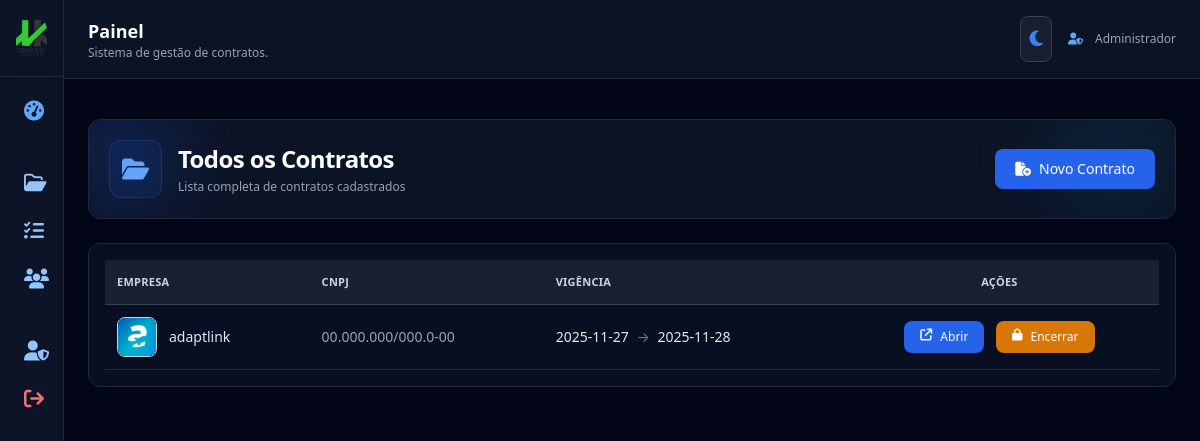
/contracts (signed in), run on the app's committed database.
### app.py (models this page shows, shortened)
class User(UserMixin, db.Model):
    id = db.Column(db.Integer, primary_key=True)
    name = db.Column(db.String(120))
    email = db.Column(db.String(120), unique=True)
    password = db.Column(db.String(255))
    role = db.Column(db.String(20))  # admin / colaborador

class Contract(db.Model):
    id = db.Column(db.Integer, primary_key=True)
    company_id = db.Column(db.Integer, db.ForeignKey("company.id"))
    description = db.Column(db.Text)
    start_date = db.Column(db.String(20))
    end_date = db.Column(db.String(20))
    status = db.Column(db.String(20), default="ativo")
    company = db.relationship("Company")

class Company(db.Model):
    __tablename__ = "company"
    id = db.Column(db.Integer, primary_key=True)
    name = db.Column(db.String(120), nullable=False)
    cnpj = db.Column(db.String(20), nullable=False)
    created_at = db.Column(db.DateTime, default=datetime.utcnow)
    active = db.Column(db.Boolean, default=True)
    logo = db.Column(db.String(255), nullable=True)

### app.py (the view)
@app.route("/contracts")
@login_required
def lista_contratos():
    contracts = Contract.query.all()
    return render_template("contracts.html", contracts=contracts)

### app.py (called while the page is built, shortened)
@login_manager.user_loader
def load_user(user_id):
    return User.query.get(int(user_id))

@app.before_request
def criar_admin_automatico():
    admin = User.query.filter_by(email="admin@admin.com").first()

### templates/contracts.html (shortened to what this page needs)
{% extends "base.html" %}
{% block content %}
<section class="mb-6 relative">
  <div class="rounded-xl p-5
              bg-white/60 dark:bg-slate-900/80
              shadow-lg
              border border-slate-300 dark:border-slate-800
              backdrop-blur-xl overflow-hidden relative">
    <div class="absolute -top-8 -left-8 w-32 h-32
                bg-blue-400/10 dark:bg-blue-600/20 blur-2xl rounded-full"></div>
    <div class="relative flex items-center justify-between">
      <div class="flex items-center gap-4">
        <div class="p-3 bg-blue-500/10 dark:bg-blue-600/10 rounded-xl border border-blue-300/40 dark:border-blue-500/20">
          <i class="fa-solid fa-folder-open text-blue-600 dark:text-blue-400 text-2xl"></i>
        </div>
        <div>
          <h1 class="text-2xl font-bold text-slate-800 dark:text-white tracking-tight">
            Todos os Contratos
          </h1>
          <p class="text-xs mt-1 text-slate-600 dark:text-slate-400">
            Lista completa de contratos cadastrados
          </p>
        </div>
      </div>
      <button onclick="abrirModalContrato()"
        class="px-5 py-2.5 bg-blue-600 hover:bg-blue-700 text-white
               rounded-lg shadow flex items-center gap-2 text-sm transition">
        <i class="fa-solid fa-file-circle-plus"></i> Novo Contrato
      </button>
    </div>
  </div>
</section>
<div class="rounded-xl shadow-xl border
            border-slate-300 dark:border-slate-800
            bg-white/70 dark:bg-slate-900/60 backdrop-blur-md p-4">
  <table class="w-full text-sm">
    <thead class="bg-slate-200 dark:bg-slate-800/70
                  text-slate-700 dark:text-slate-300
                  text-[11px] uppercase tracking-wide
                  border-b border-slate-400 dark:border-slate-700">
      <tr>
        <th class="p-3 text-left">Empresa</th>
        <th class="p-3 text-left">CNPJ</th>
        <th class="p-3 text-left">Vigência</th>
        <th class="p-3 text-center">Ações</th>
      </tr>
    </thead>
    <tbody class="text-slate-700 dark:text-slate-200">
      {% for c in contracts %}
      <tr class="border-b border-slate-300 dark:border-slate-800
                 hover:bg-slate-100 dark:hover:bg-slate-800/40 transition
                 {% if c.status == 'encerrado' %} bg-red-50 dark:bg-red-900/20 {% endif %}">
        <td class="p-3 flex items-center gap-3 font-medium">
          {% if c.company.logo %}
            <img src="/{{ c.company.logo }}"
                 class="w-10 h-10 rounded-lg border border-slate-300 object-cover">
          {% else %}
            <div class="w-10 h-10 bg-blue-500/10 dark:bg-blue-600/20
                        text-blue-700 dark:text-blue-400 rounded-lg flex items-center justify-center
                        font-bold border border-blue-300/40 dark:border-blue-500/20 text-sm">
              {{ c.company.name[0] }}
            </div>
          {% endif %}
          <div class="flex flex-col">
            {{ c.company.name }}
          </div>
        </td>
        <td class="p-3 text-slate-600 dark:text-slate-400 text-sm">
          {{ c.company.cnpj }}
        </td>
        <td class="p-3">
          <span class="font-medium">{{ c.start_date }}</span>
          <span class="text-slate-500 px-1">→</span>
          <span class="font-medium">{{ c.end_date }}</span>
        </td>
        <td class="p-3 space-x-2 text-center">
          <a href="/contract/{{ c.id }}"
            class="px-4 py-2 bg-blue-600 hover:bg-blue-700 text-white text-xs
                   rounded-lg shadow inline-flex gap-2 transition">
            <i class="fa-solid fa-arrow-up-right-from-square"></i> Abrir
          </a>
          {% if c.status == 'ativo' %}
          <button onclick="abrirModalEncerrar({{ c.id }})"
            class="px-4 py-2 bg-amber-600 hover:bg-amber-700
                   text-white text-xs rounded-lg shadow inline-flex gap-2 transition">
            <i class="fa-solid fa-lock"></i> Encerrar
          </button>
          {% else %}
          <button onclick="abrirModalExcluir({{ c.id }})"
            class="px-4 py-2 bg-red-600 hover:bg-red-700
                   text-white text-xs rounded-lg shadow inline-flex gap-2 transition">
            <i class="fa-solid fa-trash"></i> Excluir
          </button>
          {% endif %}
        </td>
      </tr>
      {% endfor %}
    </tbody>
  </table>
</div>
{% endblock %}

### templates/base.html (shortened to what this page needs)
<!doctype html>
<html lang="pt-BR" class="h-full">
<head>
  <script src="https://cdn.tailwindcss.com"></script>
  <link rel="stylesheet"
        href="https://cdnjs.cloudflare.com/ajax/libs/font-awesome/6.5.0/css/all.min.css"/>
</head>
<body class="h-full
             bg-slate-100 text-slate-800
             dark:bg-slate-950 dark:text-slate-100
             transition-colors duration-300">
<div class="min-h-screen flex">
  <aside
    class="group fixed top-0 left-0 h-full
           bg-white/90 border-r border-slate-200
           dark:bg-slate-900/90 dark:border-slate-800
           flex flex-col transition-all duration-300
           w-16 hover:w-56 overflow-hidden z-50">
      <div class="p-4 border-b
                  border-slate-200 dark:border-slate-800
                  flex items-center gap-3">
          <img src="{{ url_for('static', filename='logo.png') }}"
               class="w-10 h-10 rounded-xl object-cover shadow-lg">
      </div>
      <nav class="flex-1 p-3 space-y-1 text-sm">
        {% if current_user.is_authenticated %}
        {% if current_user.role == 'admin' %}
        <a href="{{ url_for('dashboard') }}"
           class="flex items-center gap-3 px-3 py-2 rounded-lg
                  hover:bg-slate-200 dark:hover:bg-slate-800/80
                  transition">
          <i class="fa-solid fa-gauge-high text-blue-500 dark:text-blue-400 text-xl"></i>
        </a>
        <a href="/contracts"
           class="flex items-center gap-3 px-3 py-2 rounded-lg
                  hover:bg-slate-200 dark:hover:bg-slate-800/80
                  transition">
          <i class="fa-regular fa-folder-open text-blue-500 dark:text-blue-300 text-xl"></i>
        </a>
        <a href="/atividades"
           class="flex items-center gap-3 px-3 py-2 rounded-lg
                  hover:bg-slate-200 dark:hover:bg-slate-800/80
                  transition">
          <i class="fa-solid fa-list-check text-blue-500 dark:text-blue-300 text-xl"></i>
        </a>
        <a href="/colaboradores"
           class="flex items-center gap-3 px-3 py-2 rounded-lg
                  hover:bg-slate-200 dark:hover:bg-slate-800/80
                  transition">
          <i class="fa-solid fa-users text-blue-500 dark:text-blue-300 text-xl"></i>
        </a>
        <a href="/administradores"
           class="flex items-center gap-3 px-3 py-2 rounded-lg
                  hover:bg-slate-200 dark:hover:bg-slate-800/80
                  transition">
          <i class="fa-solid fa-user-shield text-blue-500 dark:text-blue-300 text-xl"></i>
        </a>
        {% endif %}
        {% endif %}
        <a href="/logout"
           class="flex items-center gap-3 px-3 py-2 rounded-lg
                  hover:bg-red-100 dark:hover:bg-red-900/40
                  text-red-600 dark:text-red-400 mt-6 transition">
          <i class="fa-solid fa-arrow-right-from-bracket text-xl"></i>
        </a>
      </nav>
  </aside>
  <main class="flex-1 ml-16 group-hover:ml-56 transition-all duration-300">
    <header class="border-b
                   border-slate-200 dark:border-slate-800
                   bg-white/80 dark:bg-slate-900/80
                   backdrop-blur">
      <div class="max-w-7xl mx-auto px-6 py-4 flex items-center justify-between">
        <div>
          <h2 class="text-lg font-semibold
                     text-slate-800 dark:text-white">
            {{ page_title or 'Painel' }}
          </h2>
          <p class="text-xs
                    text-slate-600 dark:text-slate-400">
            Sistema de gestão de contratos.
          </p>
        </div>
        <div class="flex items-center gap-4">
          <button id="themeToggle"
                  class="p-2 rounded-lg border
                         border-slate-300 dark:border-slate-700
                         bg-white/80 dark:bg-slate-800/60
                         hover:bg-slate-100 dark:hover:bg-slate-700
                         transition">
            <i id="temaIcone" class="fa-solid fa-moon text-blue-500 text-lg"></i>
          </button>
          {% if current_user.is_authenticated %}
          <div class="flex items-center gap-3 text-xs
                      text-slate-600 dark:text-slate-400">
            <i class="fa-solid fa-user-shield text-blue-500 dark:text-blue-400"></i>
            {{ current_user.name }}
          </div>
          {% endif %}
        </div>
      </div>
    </header>
    <div class="max-w-7xl mx-auto px-6 pt-4">
    </div>
    <section class="max-w-7xl mx-auto px-6 py-6">
      {% block content %}{% endblock %}
    </section>
  </main>
</div>
</body>
</html>

### templates/base.html (style rules this page uses)
body { font-family: system-ui, -apple-system, BlinkMacSystemFont, "Inter", sans-serif; }

### data on the page
User: name "Administrador"
Contract: company.name "adaptlink", company.cnpj "00.000.000/000.0-00", start_date "2025-11-27", end_date "2025-11-28"

### other printed values
{{ page_title or 'Painel' }} "Painel"
